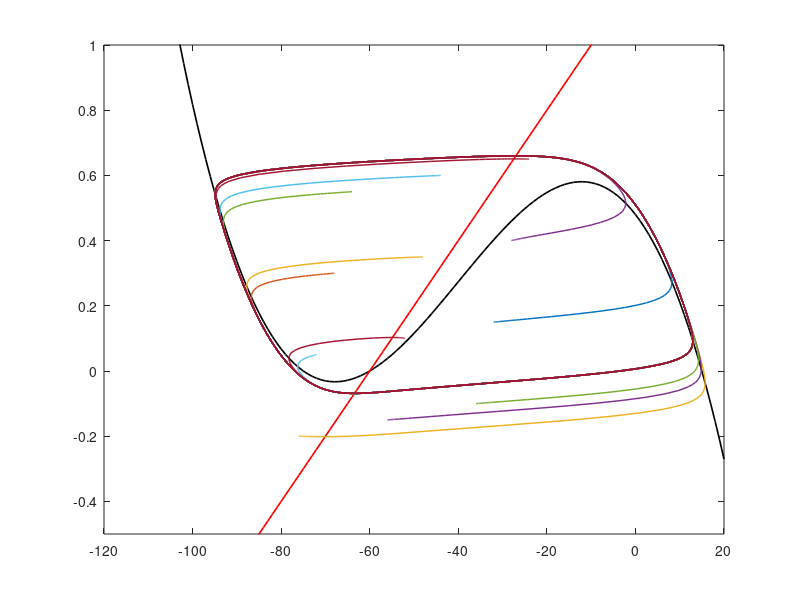

Recreate this plot in MATLAB.

function FitzS

% selected stream functions for Fitz

a = -0.2;
I = 0.0;

ind = 0;
for xloop = -120:1:20
    ind = ind+1;
    xx(ind) = xloop;
    Vnullcline(ind) = (xloop + 60).*(a-xloop/75-0.8).*(xloop/75 - 0.2)/25 + I;
    Wnullcline(ind) = 0.03*(xloop/75 + 0.8)/0.02;
end

close all
figure(1)
plot(xx,Vnullcline,'Color','k','LineWidth',1.2)
hold on
plot(xx,Wnullcline,'Color','r','LineWidth',1.2)


for yloop = 1:4
    for xloop = 1:3
        
        x1 = -80 + 20*(xloop - 1) + 4*yloop;
        y1 = -0.25 + 0.25*(yloop - 1) + 0.05*xloop;
        
        y0 = [x1  y1];
        tspan = [0 500];
        
        [t,y] = ode45(@f5,tspan,y0);
        
        plot(y(:,1),y(:,2),'LineWidth',1.05)
        axis([-120 20 -0.5 1])
        set(gcf, 'color', 'white')
        
    end
end

hold off


    function yd = f5(t,y)
        
        yp(1) = (y(1) + 60).*(a-y(1)/75-0.8).*(y(1)/75 - 0.2) - 25*y(2) + I;
        yp(2) = 0.03*(y(1)/75 + 0.8) - 0.02*y(2);
        
        
        yd = [yp(1);yp(2)];
        
    end     % end f5

end
